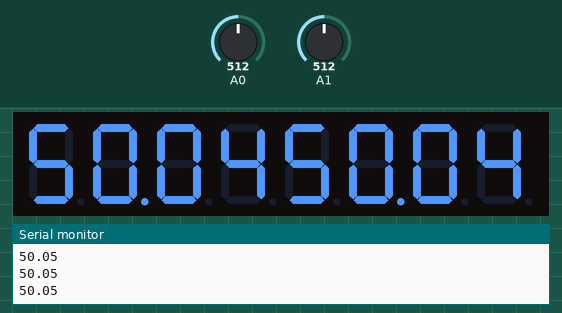
Simulated run of this sketch. Board: Arduino Uno, built with avr-gcc and run on an emulated ATmega328P. On the bench: 8-digit seven-segment display, the last lines printed to the serial monitor. The inputs (shaded band) are chosen by the test bench; at power-on: A0 = 512, A1 = 512.

Above: at 1.2 s.
1.3 s: A0 set to 716
At 2.5 s:
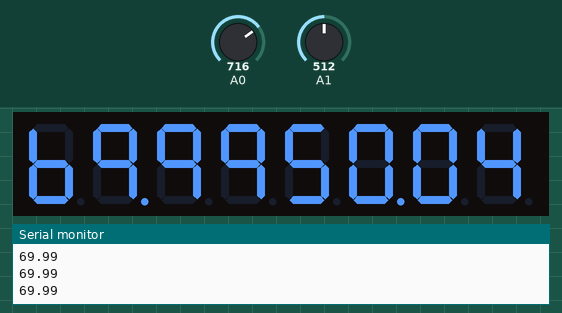
2.8 s: A1 set to 716
At 3.5 s:
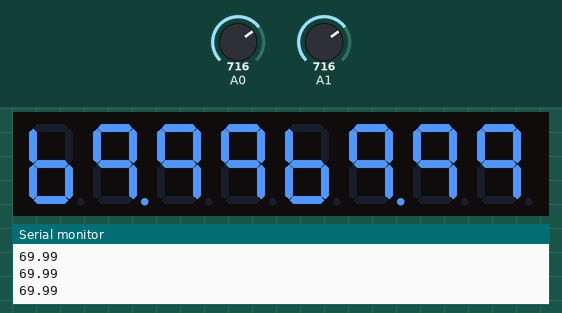
4.3 s: A0 set to 900
At 5.5 s:
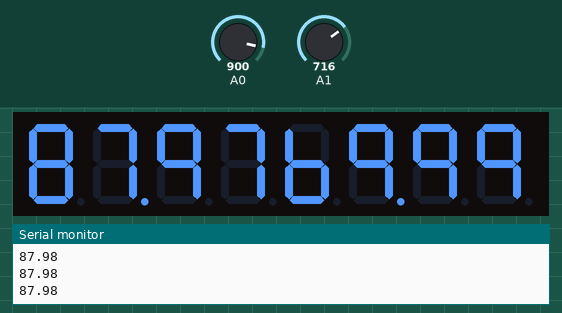
5.8 s: A1 set to 900
At 6.5 s:
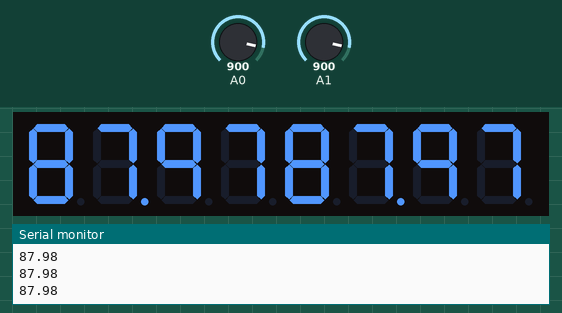
7.3 s: A0 set to 1023
At 8.5 s:
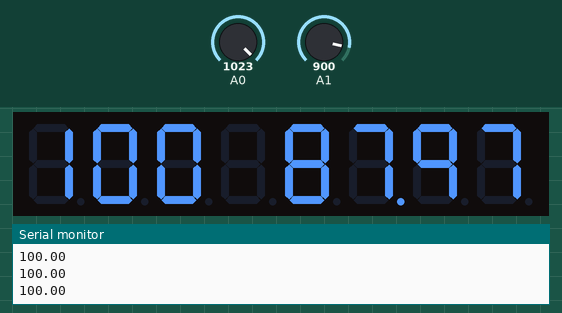
8.8 s: A0 set to 511
At 9.7 s:
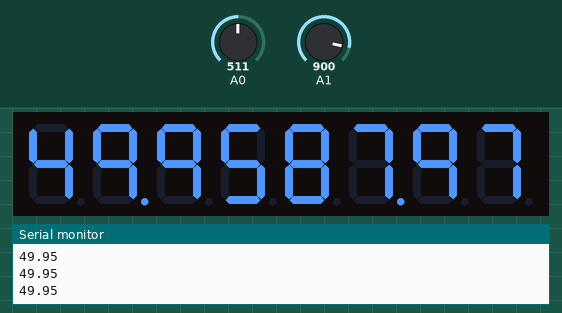
Timing chart, 0 to 11.3 s (numbered marks = the images above; inputs shaded):
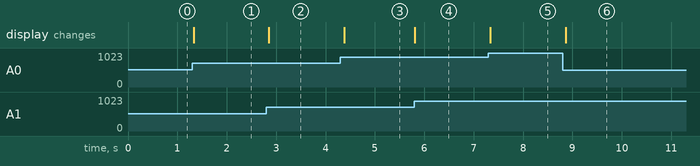

The sketch:

20181227PotentiometerToDisplayWorking.ino
```cpp
// LAST EDITED 27 DECEMBER 2018
// DEVELOPER: STEPHEN MURPHY

// include the TM1638 library.
#include <TM1638.h>

// Define a module on data pin 8, clock pin 9 and strobe pin 7
TM1638 module(8, 9, 7);

// Define constants for left and right so we can easily choose
// which side of the display to show our number
#define LEFT 0
#define RIGHT 1

// array of the numbers from 0 to 9.
byte displayDigits[] = {63,6,91,79,102,109,124,7,127,103 };

// An array for the values to be displayed - all zeroes means show nothing.
byte values[] = { 0,0,0,0,0,0,0,0 };

// The digits which will make up a number to be displayed
int theDigits[] = { 0,0,0,0 };

/////////////////////////////////////////////////////////////////////////////////

void setup(){

  Serial.begin(9600);
 // Start with the digital display blank.
 module.setDisplay(values);

 // Set the display to low intensity. (2 out of 7)
 module.setupDisplay(true, 7);
}

/////////////////////////////////////////////////////////////////////////////////

void loop(){

float potValue = analogRead(A0);  //Read the data from the analog input pin and store in "ThrottleInput1" variable.
float potPercent = ((potValue / 1023.00) * 100.00); //Convert the 0-1023 value to a 0-100 value.

float potValue2 = analogRead(A1);  //Read the data from the analog input pin and store in "ThrottleInput1" variable.
float potPercent2 = ((potValue2 / 1023.00) * 100.00); //Convert the 0-1023 value to a 0-100 value.


 // This is an example number from 0 to 99.9999 to display
 float theNumberToDisplay = potPercent;

 // Display Number on left or right
  int positionToDisplayIt = LEFT;

 // How many decimal places to show - must be 1 or 2 in this example code
 int numberOfDecimalPlacesToShow = 2;

 // Call the function to display the number
 displayNumber(theNumberToDisplay, positionToDisplayIt, numberOfDecimalPlacesToShow);
 // WHERE DOES THIS COME FROM??????????????????????????????
 Serial.println(potPercent);

// FOR THE SECOND DISPLAY:
 // This is an example number from 0 to 99.9999 to display
 float theNumberToDisplay2 = potPercent2;

 // Display Number on left or right
  int positionToDisplayIt2 = RIGHT;

 // How many decimal places to show - must be 1 or 2 in this example code
 int numberOfDecimalPlacesToShow2 = 2;

 // Call the function to display the number
 displayNumber2(theNumberToDisplay2, positionToDisplayIt2, numberOfDecimalPlacesToShow2);
}

/////////////////////////////////////////////////////////////////////////////////

void displayNumber(float numberToSplit, int whichSide, int numOfDPs){
 // These three variables get their data from the previous three variables.
 // The number to be split should be a float from 0 to 99.9999
 // If is below zero or equal to or over 100, then just display ----.
 // numOfDPs is the number of digits after the point, only 1 or 2 are acceptable values
 if(numOfDPs > 2 or numOfDPs < 1)numOfDPs = 1;

 // Extract the digits from this number.
 numberToSplit = (int)(100 * numberToSplit);
 // If the value is 100 then the array will be larger than four digits
 // so just override any errors and display 100
 if(numberToSplit > 9999) numberToSplit = 100;
 else
 // Multiply by 100 so the number is four digits long.
 theDigits[0] = (int)(numberToSplit/1000);
 // Divide by 1000 so the this is only the first digit
 theDigits[1] = (int)((numberToSplit - (1000*theDigits[0])) / 100);
 // Second digit is the entire number minus the first digit in thousands
 // and then divided by 100
 theDigits[2] = (int)((numberToSplit - (1000*theDigits[0]) - (100*theDigits[1]))/10);
 // third digit is the entire number minus the first digit in thousands,
 // minus the second digit in hundreds and then divided by 10
 theDigits[3] = (int)(numberToSplit - (1000*theDigits[0]) - (100*theDigits[1]) - (10*theDigits[2]));
 // forth digit is the entire number minus the first digit in thousands,
 // minus the second digit in hundreds, minus the third digit in tens

 // Find and store the byte variables required to show these digits
 int dispDig[4]; // Declaring an array with 4 elements
 if(theDigits[0] == 0) dispDig[0] = 0; // Hide a leading zero if there is one
 else dispDig[0] = displayDigits[theDigits[0]];
 dispDig[1] = displayDigits[theDigits[1]] + 128; // Apend the dp onto the second digit
 dispDig[2] = displayDigits[theDigits[2]];
 dispDig[3] = displayDigits[theDigits[3]]; //WHAT IS DISPLAY DIGITS DOING????????

 // If we are only showing one DP, then leave last character blank to make things more legible on the display
 if(numOfDPs == 1) dispDig[3] = 0;

 // Make sure that the number passed to the function was >= 0 or =<100,
 // otherwise show an error with ----.
 if(numberToSplit/100 < 0 or numberToSplit/100 > 100){
   for(int i = 0; i < 4; i++)
   dispDig[i] = 64;
 }

 if(numberToSplit == 100){
   dispDig[0] = 6;
   dispDig[1] = 63;
   dispDig[2] = 63;
   dispDig[3] = 0;
 }


 // Find if number to be shown on the left or the right side of the display
 int offset = 0; // LEFT by default
 if(whichSide == RIGHT) offset = 4;
 // WHERE DOES THIS COME FROM?????????????????

 // Update the values in the values array used by the display.
 values[0+offset] = dispDig[0];
 values[1+offset] = dispDig[1];
 values[2+offset] = dispDig[2];
 values[3+offset] = dispDig[3];

 // Update the display itself with the new values.
 module.setDisplay(values);
}

/////////////////////////////////////////////////////////////////////////////////

void displayNumber2(float numberToSplit2, int whichSide2, int numOfDPs2){
 // These three variables get their data from the previous three variables.
 // The number to be split should be a float from 0 to 99.9999
 // If is below zero or equal to or over 100, then just display ----.
 // numOfDPs is the number of digits after the point, only 1 or 2 are acceptable values
 if(numOfDPs2 > 2 or numOfDPs2 < 1)numOfDPs2 = 1;

 // Extract the digits from this number.
 numberToSplit2 = (int)(100 * numberToSplit2);
 // If the value is 100 then the array will be larger than four digits
 // so just override any errors and display 100
 if(numberToSplit2 > 9999) numberToSplit2 = 100;
 else
 // Multiply by 100 so the number is four digits long.
 theDigits[0] = (int)(numberToSplit2/1000);
 // Divide by 1000 so the this is only the first digit
 theDigits[1] = (int)((numberToSplit2 - (1000*theDigits[0])) / 100);
 // Second digit is the entire number minus the first digit in thousands
 // and then divided by 100
 theDigits[2] = (int)((numberToSplit2 - (1000*theDigits[0]) - (100*theDigits[1]))/10);
 // third digit is the entire number minus the first digit in thousands,
 // minus the second digit in hundreds and then divided by 10
 theDigits[3] = (int)(numberToSplit2 - (1000*theDigits[0]) - (100*theDigits[1]) - (10*theDigits[2]));
 // forth digit is the entire number minus the first digit in thousands,
 // minus the second digit in hundreds, minus the third digit in tens

 // Find and store the byte variables required to show these digits
 int dispDig[4]; // Declaring an array with 4 elements
 if(theDigits[0] == 0) dispDig[0] = 0; // Hide a leading zero if there is one
 else dispDig[0] = displayDigits[theDigits[0]];
 dispDig[1] = displayDigits[theDigits[1]] + 128; // Apend the dp onto the second digit
 dispDig[2] = displayDigits[theDigits[2]];
 dispDig[3] = displayDigits[theDigits[3]]; //WHAT IS DISPLAY DIGITS DOING????????

 // If we are only showing one DP, then leave last character blank to make things more legible on the display
 if(numOfDPs2 == 1) dispDig[3] = 0;

 // Make sure that the number passed to the function was >= 0 or =<100,
 // otherwise show an error with ----.
 if(numberToSplit2/100 < 0 or numberToSplit2/100 >= 100){
   for(int i = 0; i < 4; i++)
   dispDig[i] = 64;
 }

 if(numberToSplit2 == 100){
   dispDig[0] = 6;
   dispDig[1] = 63;
   dispDig[2] = 63;
   dispDig[3] = 0;
 }


 // Find if number to be shown on the left or the right side of the display
 int offset = 0; // LEFT by default
 if(whichSide2 == RIGHT) offset = 4;
 // WHERE DOES THIS COME FROM?????????????????

 // Update the values in the values array used by the display.
 values[0+offset] = dispDig[0];
 values[1+offset] = dispDig[1];
 values[2+offset] = dispDig[2];
 values[3+offset] = dispDig[3];

 // Update the display itself with the new values.
 module.setDisplay(values);
 delay(100);
}
```

Measured:
- after the input at 1.3 s, the display: changes at once (image 1)
- after the input at 2.8 s, the display: changes after 0.05 s (image 2)
- after the input at 4.3 s, the display: changes after 0.08 s (image 3)
- after the input at 5.8 s, the display: changes at once (image 4)
- after the input at 7.3 s, the display: changes at once (image 5)
- after the input at 8.8 s, the display: changes after 0.06 s (image 6)
